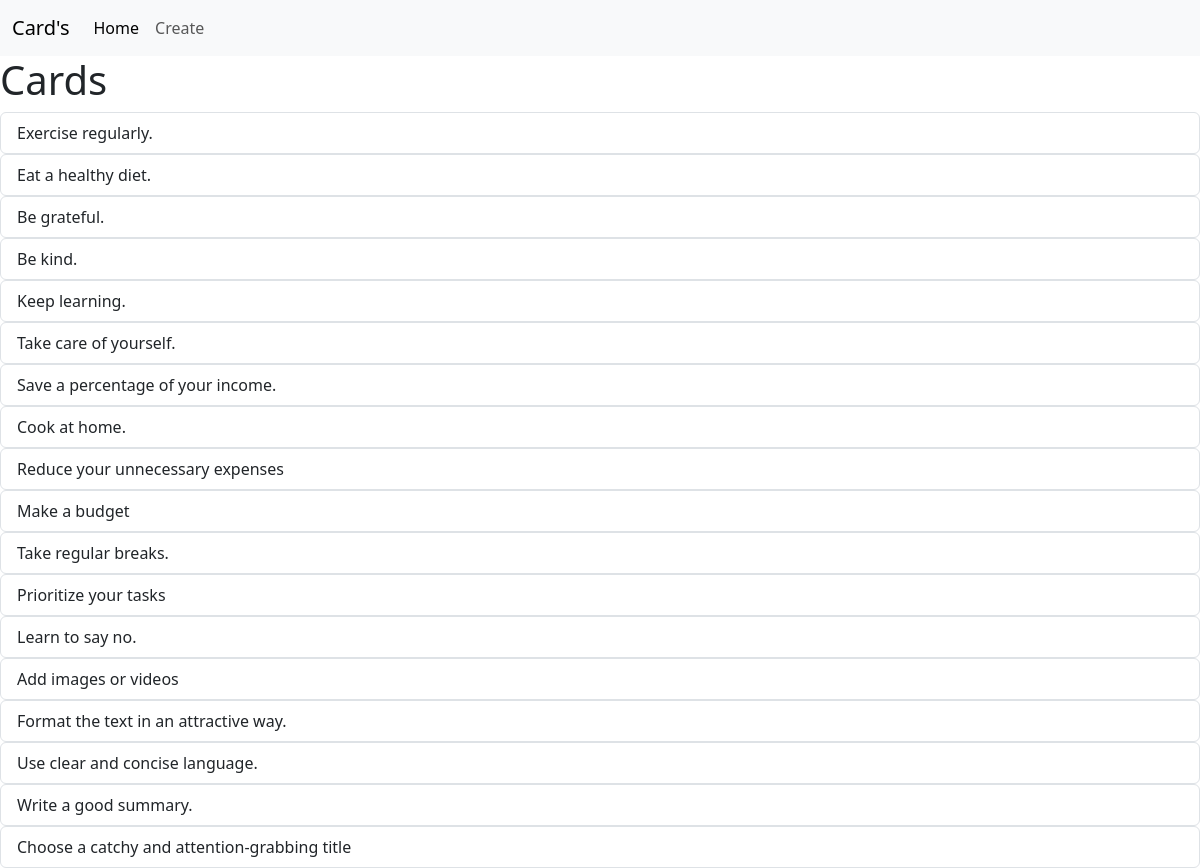
The page / on the database its author committed.
### blog/models.py (models this page shows, shortened)
class Post(models.Model):
    author = models.CharField(max_length=50)
    title = models.CharField(max_length=250, null=True)
    content = models.TextField(null = True)
    publish = models.DateTimeField(auto_now_add=True)
    class Meta:
        ordering = ['-publish']

### blog/views.py (the view)
# urls.py: path('', ListPostView.as_view(), name="home"),
class ListPostView(ListView):
    model = Post
    template_name = "posts/index.html"

### templates/posts/index.html
{% extends "base.html" %}
{% block content %}
<h1>Cards</h1>
{% for post in object_list %}
<ol class="list-group ">
    <a type="button" class="list-group-item list-group-item-action" href="{% url "detail" post.pk %}">{{ post.title }}</a>
</ol>
{% endfor %}
{% endblock content %}

### templates/base.html (shortened to what this page needs)
<!DOCTYPE html>
<html lang="en">
<head>
    <link href="https://cdn.jsdelivr.net/npm/bootstrap@5.3.2/dist/css/bootstrap.min.css" rel="stylesheet">
</head>
<body>
    <nav class="navbar navbar-expand-lg bg-body-tertiary">
        <div class="container-fluid">
          <a class="navbar-brand" href="{% url "home" %}">Card's</a>
          <div class="collapse navbar-collapse" id="navbarTogglerDemo02">
            <ul class="navbar-nav me-auto mb-2 mb-lg-0">
              <li class="nav-item">
                <a class="nav-link active" aria-current="page" href="{% url "home" %}">Home</a>
              </li>
              <li class="nav-item">
                <a class="nav-link" href="{% url "create" %}">Create</a>
              </li>
            </ul>
          </div>
        </div>
      </nav>
    {% block content %}
    {% endblock content %}
</body>
</html>

### rows shown on the page
Post: title "Exercise regularly."
Post: title "Eat a healthy diet."
Post: title "Be grateful."
Post: title "Be kind."
Post: title "Keep learning."
Post: title "Take care of yourself."
Post: title "Save a percentage of your income."
Post: title "Cook at home."
Post: title "Reduce your unnecessary expenses"
Post: title "Make a budget"
Post: title "Take regular breaks."
Post: title "Prioritize your tasks"
Post: title "Learn to say no."
Post: title "Add images or videos"
Post: title "Format the text in an attractive way."
Post: title "Use clear and concise language."
Post: title "Write a good summary."
Post: title "Choose a catchy and attention-grabbing title"
